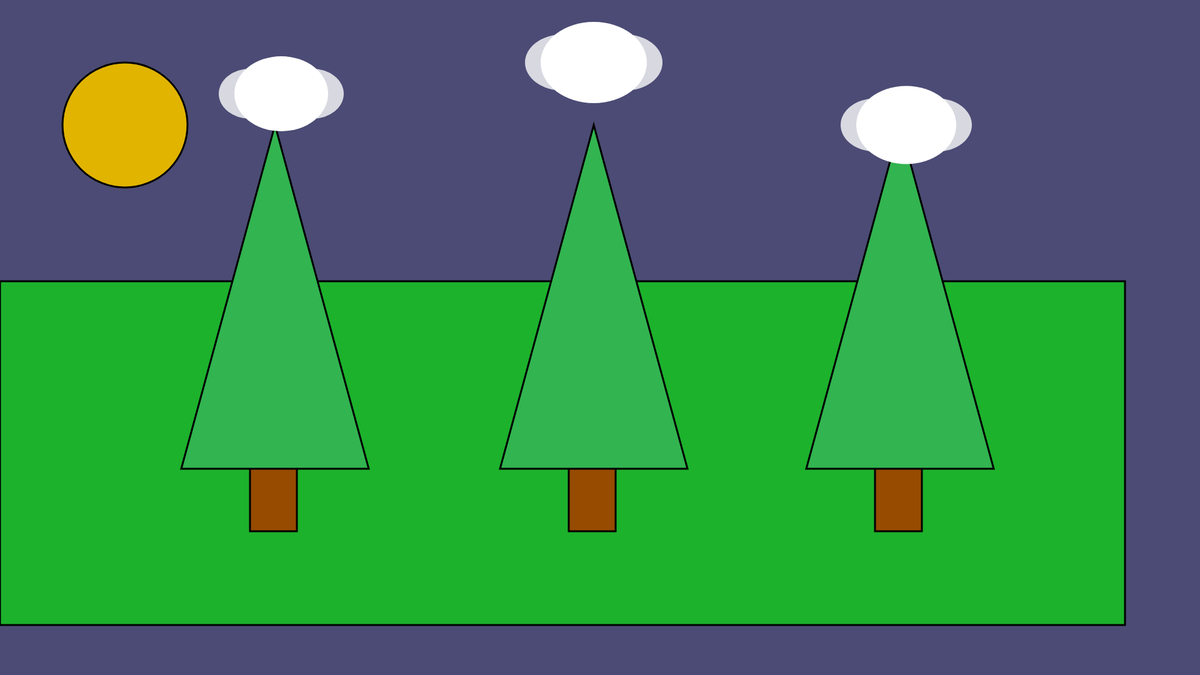
Frame 1 (no input)
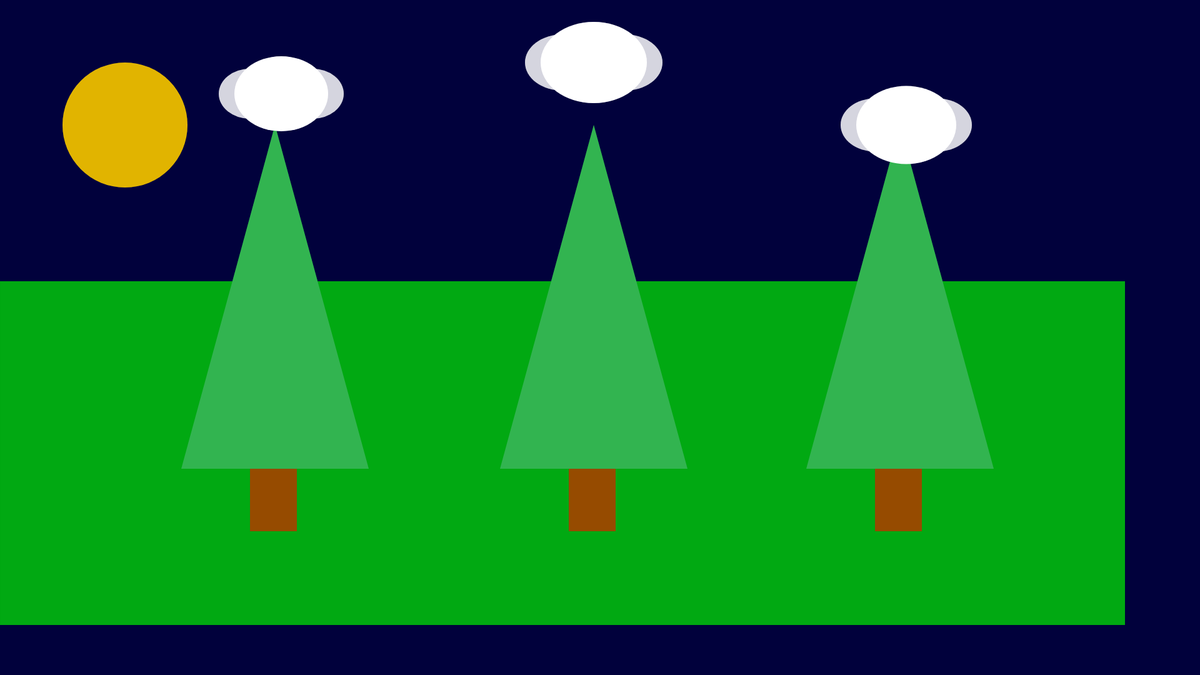
Frame 60 (no input)
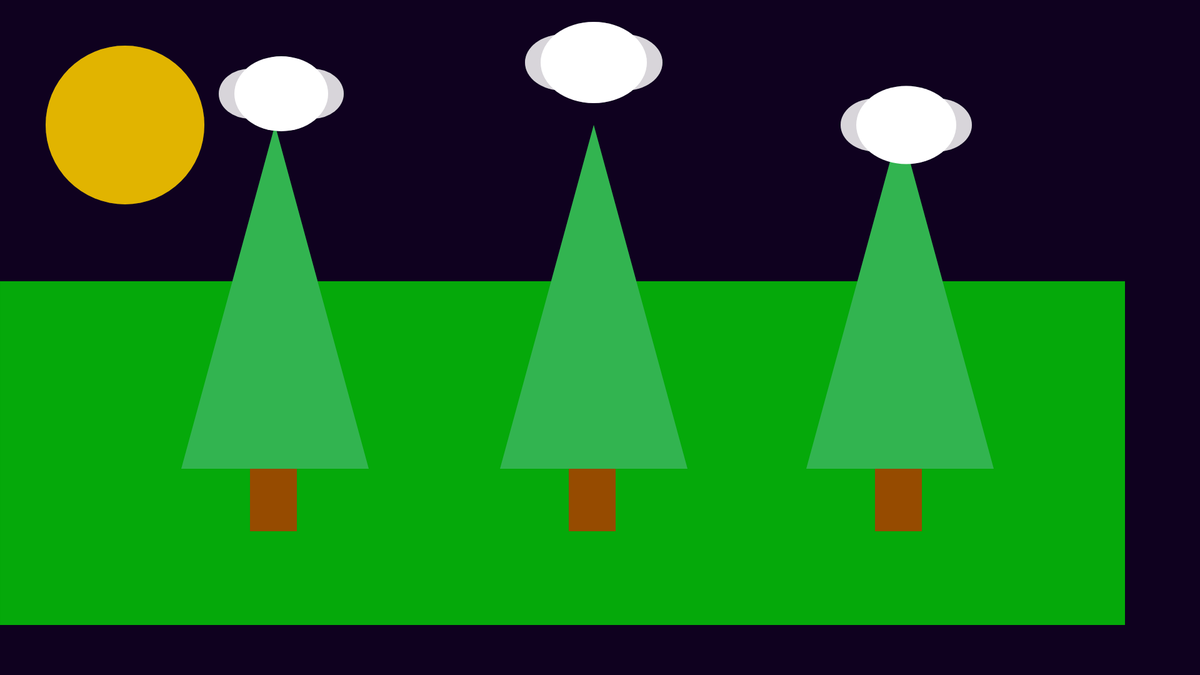
Frame 120 (the mouse pressed at the canvas centre since frame 60)

The p5.js sketch that drew these frames (run headless with seeded random() and noise() and a simulated clock; from frame 60 on, the mouse is pressed at the canvas centre):

// p5.js sketch
// ── sketch.js
//  Adit V
// Sunny day
//this semester, im not exactly sure what theme or concept i want to follow, i think the nature/seasons concept is pretty interesting and i might stick with that.
//the code showcases some trees on a sunny day with a couple of clouds
//press either "M" or "m" to move the sun from left to right
//move your mouse down to increase the size of the sun
//left click your mouse button to change the background color moving from blue to an orange sunset color

//DECLARING VARIABLES FOR THE COLORS 
let r = 0;
let g =0;
let b = 60;

// Making variables for the X and Y position of the sun so i can use a function with the sun
let sunx=200
let suny=200  

function setup(){
  createCanvas(1920,1080);
}

function draw() 
  {
    
 let sunSize = 200 + mouseY / 10;//this changes the size of the sun based on the y position of the mouse

  //background colour is going to be blue for sky
  background(r,g,b,180);

  //sun
  strokeWeight(3)
  fill(225,180,0);
  ellipse(sunx,suny,sunSize, sunSize);
  
  //lawn or patch of grass
  fill(0,240,0,160);
  quad(0,450,1800,450,1800,1000,0,1000);
  
  fill(150,75,0)//tree in middle
  rect(910,350,75,500);
  fill(50, 180, 80);
  triangle(800, 750, 1100, 750, 950, 200);
  
  
  
  //tree on left
  fill(150,75,0)
  rect(400,350,75,500);
  fill(50, 180, 80);
  triangle(290, 750, 590, 750, 440, 200);
  //tree on right
  fill(150,75,0)
  rect(1400,350,75,500);
  fill(50, 180, 80);
  triangle(1290, 750, 1590, 750, 1440, 200);
  
  //cloud
  fill(255,255,255,200)
  noStroke();
  ellipse(400,150,100,80)
  ellipse(500,150,100,80)
  fill(255,255,255)
  ellipse(450,150,150,120)
  
  //cloud 2
  fill(255,255,255,200)
  ellipse(900,100,120,90)
  ellipse(1000,100,120,90)
  fill(255,255,255)
  ellipse(950,100,170,130)
  
  // Cloud 3
  fill(255,255,255,200)
  ellipse(1400,200,110,85)
  ellipse(1500,200,110,85)
  fill(255,255,255)
  ellipse(1450,200,160,125)

  }
  

  function mousePressed(){
 // Gradually transition from night sky to sunset colors
 if (r < 255) r += 15;   // Increase red gradually to move towards sunset
 if (g < 50) g +=1;    // 
 if (b > 0) b -= 30;    // Decrease blue gradually for sunset
 
 // Prevent the color from going beyond sunset
 if (r > 255) r = 190;
 if (g > 50) g = 20;    // Stop green from exceeding 50 
 if (b < 0) b = 0;
}

function keyPressed() {
  if ((key === 'm' || key === 'M') && sunx < width - 400) {
    sunx += 120; // Move by 120 pixels
  }
}
